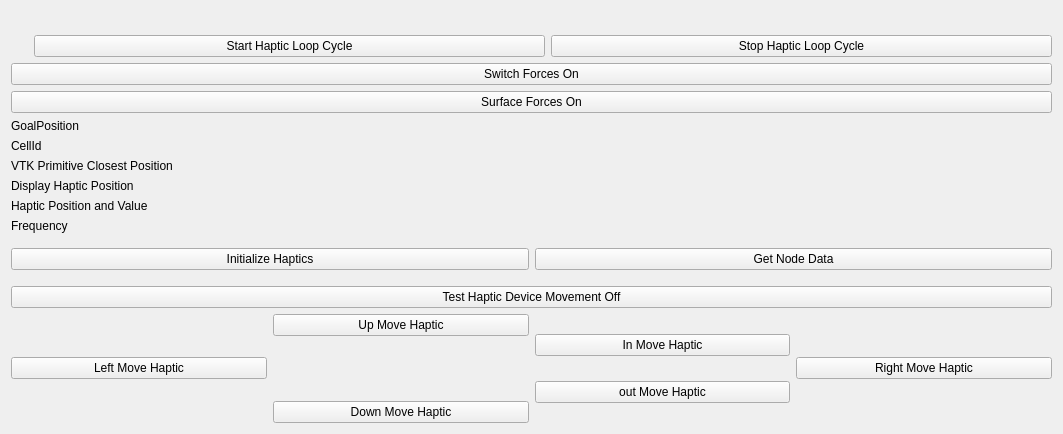
<?xml version="1.0" encoding="UTF-8"?>
<ui version="4.0">
 <class>qSlicerHBVDSciVisPModuleWidget</class>
 <widget class="qSlicerWidget" name="qSlicerHBVDSciVisPModuleWidget">
  <property name="geometry">
   <rect>
    <x>0</x>
    <y>0</y>
    <width>1063</width>
    <height>434</height>
   </rect>
  </property>
  <property name="windowTitle">
   <string>HBVDSciVisP</string>
  </property>
  <layout class="QVBoxLayout" name="verticalLayout">
   <item>
    <spacer name="verticalSpacer_2">
     <property name="orientation">
      <enum>Qt::Vertical</enum>
     </property>
     <property name="sizeHint" stdset="0">
      <size>
       <width>20</width>
       <height>40</height>
      </size>
     </property>
    </spacer>
   </item>
   <item>
    <widget class="ctkCollapsibleButton" name="CTKCollapsibleButton" native="true">
     <property name="text" stdset="0">
      <string>Display</string>
     </property>
     <layout class="QVBoxLayout" name="verticalLayout_3">
      <item>
       <widget class="qSlicerHBVDSciVisPFooBarWidget" name="FooBar" native="true"/>
      </item>
     </layout>
    </widget>
   </item>
   <item>
    <spacer name="verticalSpacer">
     <property name="orientation">
      <enum>Qt::Vertical</enum>
     </property>
     <property name="sizeHint" stdset="0">
      <size>
       <width>20</width>
       <height>40</height>
      </size>
     </property>
    </spacer>
   </item>
   <item>
    <layout class="QVBoxLayout" name="verticalLayout_4">
     <item>
      <layout class="QHBoxLayout" name="horizontalLayout_4">
       <item>
        <layout class="QHBoxLayout" name="horizontalLayout_2">
         <item>
          <layout class="QHBoxLayout" name="horizontalLayout_3"/>
         </item>
         <item>
          <spacer name="horizontalSpacer">
           <property name="orientation">
            <enum>Qt::Horizontal</enum>
           </property>
           <property name="sizeHint" stdset="0">
            <size>
             <width>40</width>
             <height>20</height>
            </size>
           </property>
          </spacer>
         </item>
         <item>
          <widget class="QPushButton" name="btnStartHapticLoopCycle">
           <property name="minimumSize">
            <size>
             <width>511</width>
             <height>0</height>
            </size>
           </property>
           <property name="text">
            <string>Start Haptic Loop Cycle</string>
           </property>
          </widget>
         </item>
         <item>
          <widget class="QPushButton" name="btnStopHapticLoopCycle">
           <property name="minimumSize">
            <size>
             <width>501</width>
             <height>0</height>
            </size>
           </property>
           <property name="text">
            <string>Stop Haptic Loop Cycle</string>
           </property>
          </widget>
         </item>
        </layout>
       </item>
      </layout>
     </item>
    </layout>
   </item>
   <item>
    <widget class="QPushButton" name="btnForcesOnOff">
     <property name="text">
      <string>Switch Forces On</string>
     </property>
     <property name="checkable">
      <bool>true</bool>
     </property>
    </widget>
   </item>
   <item>
    <spacer name="verticalSpacer_3">
     <property name="orientation">
      <enum>Qt::Vertical</enum>
     </property>
     <property name="sizeHint" stdset="0">
      <size>
       <width>20</width>
       <height>40</height>
      </size>
     </property>
    </spacer>
   </item>
   <item>
    <widget class="QPushButton" name="btnTestVTKPrimitiveSurface">
     <property name="text">
      <string>Surface Forces On</string>
     </property>
     <property name="checkable">
      <bool>true</bool>
     </property>
    </widget>
   </item>
   <item>
    <widget class="QLabel" name="lblGoalPosition">
     <property name="text">
      <string>GoalPosition</string>
     </property>
    </widget>
   </item>
   <item>
    <widget class="QLabel" name="lblCellId">
     <property name="text">
      <string>CellId</string>
     </property>
    </widget>
   </item>
   <item>
    <widget class="QLabel" name="lblVTKPrimitiveClosestPosition">
     <property name="text">
      <string>VTK Primitive Closest Position</string>
     </property>
    </widget>
   </item>
   <item>
    <widget class="QLabel" name="lblDisplayHapticPosition">
     <property name="text">
      <string>Display Haptic Position</string>
     </property>
    </widget>
   </item>
   <item>
    <widget class="QLabel" name="lblDisplayHapticPosAndScalarVal">
     <property name="text">
      <string>Haptic Position and Value</string>
     </property>
    </widget>
   </item>
   <item>
    <widget class="QLabel" name="lblRates">
     <property name="text">
      <string>Frequency</string>
     </property>
    </widget>
   </item>
   <item>
    <spacer name="verticalSpacer_7">
     <property name="orientation">
      <enum>Qt::Vertical</enum>
     </property>
     <property name="sizeHint" stdset="0">
      <size>
       <width>20</width>
       <height>40</height>
      </size>
     </property>
    </spacer>
   </item>
   <item>
    <layout class="QVBoxLayout" name="vLayoutDataSelect">
     <item>
      <layout class="QGridLayout" name="gridLayout_2">
       <item row="1" column="0">
        <layout class="QHBoxLayout" name="horizontalLayout_5">
         <item>
          <widget class="QPushButton" name="btnInitializeHaptics">
           <property name="enabled">
            <bool>true</bool>
           </property>
           <property name="text">
            <string>Initialize Haptics</string>
           </property>
          </widget>
         </item>
         <item>
          <widget class="QPushButton" name="btnGetNodeData">
           <property name="text">
            <string>Get Node Data</string>
           </property>
          </widget>
         </item>
        </layout>
       </item>
       <item row="0" column="0">
        <spacer name="verticalSpacer_6">
         <property name="orientation">
          <enum>Qt::Vertical</enum>
         </property>
         <property name="sizeHint" stdset="0">
          <size>
           <width>20</width>
           <height>40</height>
          </size>
         </property>
        </spacer>
       </item>
      </layout>
     </item>
     <item>
      <spacer name="verticalSpacer_4">
       <property name="orientation">
        <enum>Qt::Vertical</enum>
       </property>
       <property name="sizeHint" stdset="0">
        <size>
         <width>20</width>
         <height>40</height>
        </size>
       </property>
      </spacer>
     </item>
    </layout>
   </item>
   <item>
    <widget class="QPushButton" name="btnTestHapticDeviceMovement">
     <property name="text">
      <string>Test Haptic Device Movement Off</string>
     </property>
     <property name="checkable">
      <bool>true</bool>
     </property>
    </widget>
   </item>
   <item>
    <spacer name="verticalSpacer_9">
     <property name="orientation">
      <enum>Qt::Vertical</enum>
     </property>
     <property name="sizeHint" stdset="0">
      <size>
       <width>20</width>
       <height>40</height>
      </size>
     </property>
    </spacer>
   </item>
   <item>
    <spacer name="verticalSpacer_8">
     <property name="orientation">
      <enum>Qt::Vertical</enum>
     </property>
     <property name="sizeHint" stdset="0">
      <size>
       <width>20</width>
       <height>40</height>
      </size>
     </property>
    </spacer>
   </item>
   <item>
    <layout class="QGridLayout" name="gridLayout" columnstretch="0">
     <item row="0" column="0">
      <layout class="QHBoxLayout" name="horizontalLayout">
       <item>
        <widget class="QPushButton" name="btnLeftMoveHaptic">
         <property name="text">
          <string>Left Move Haptic</string>
         </property>
        </widget>
       </item>
       <item>
        <layout class="QHBoxLayout" name="horizontalLayout_7">
         <item>
          <layout class="QVBoxLayout" name="verticalLayout_5">
           <item>
            <widget class="QPushButton" name="btnUpMoveHaptic">
             <property name="text">
              <string>Up Move Haptic</string>
             </property>
            </widget>
           </item>
           <item>
            <spacer name="verticalSpacer_10">
             <property name="orientation">
              <enum>Qt::Vertical</enum>
             </property>
             <property name="sizeHint" stdset="0">
              <size>
               <width>20</width>
               <height>40</height>
              </size>
             </property>
            </spacer>
           </item>
           <item>
            <widget class="QPushButton" name="btnDownMoveHaptic">
             <property name="text">
              <string>Down Move Haptic</string>
             </property>
            </widget>
           </item>
          </layout>
         </item>
        </layout>
       </item>
       <item>
        <layout class="QVBoxLayout" name="verticalLayout_2">
         <item>
          <spacer name="verticalSpacer_12">
           <property name="orientation">
            <enum>Qt::Vertical</enum>
           </property>
           <property name="sizeHint" stdset="0">
            <size>
             <width>20</width>
             <height>40</height>
            </size>
           </property>
          </spacer>
         </item>
         <item>
          <widget class="QPushButton" name="btnInMoveHaptic">
           <property name="text">
            <string>In Move Haptic</string>
           </property>
          </widget>
         </item>
         <item>
          <spacer name="verticalSpacer_11">
           <property name="orientation">
            <enum>Qt::Vertical</enum>
           </property>
           <property name="sizeHint" stdset="0">
            <size>
             <width>20</width>
             <height>40</height>
            </size>
           </property>
          </spacer>
         </item>
         <item>
          <widget class="QPushButton" name="btnOutMoveHaptic">
           <property name="text">
            <string>out Move Haptic</string>
           </property>
          </widget>
         </item>
         <item>
          <spacer name="verticalSpacer_13">
           <property name="orientation">
            <enum>Qt::Vertical</enum>
           </property>
           <property name="sizeHint" stdset="0">
            <size>
             <width>20</width>
             <height>40</height>
            </size>
           </property>
          </spacer>
         </item>
        </layout>
       </item>
       <item>
        <widget class="QPushButton" name="btnRightMoveHaptic">
         <property name="text">
          <string>Right Move Haptic</string>
         </property>
        </widget>
       </item>
      </layout>
     </item>
    </layout>
   </item>
   <item>
    <spacer name="verticalSpacer_5">
     <property name="orientation">
      <enum>Qt::Vertical</enum>
     </property>
     <property name="sizeHint" stdset="0">
      <size>
       <width>20</width>
       <height>40</height>
      </size>
     </property>
    </spacer>
   </item>
  </layout>
 </widget>
 <customwidgets>
  <customwidget>
   <class>qSlicerWidget</class>
   <extends>QWidget</extends>
   <header>qSlicerWidget.h</header>
   <container>1</container>
  </customwidget>
  <customwidget>
   <class>ctkCollapsibleButton</class>
   <extends>QWidget</extends>
   <header>ctkCollapsibleButton.h</header>
   <container>1</container>
  </customwidget>
  <customwidget>
   <class>qSlicerHBVDSciVisPFooBarWidget</class>
   <extends>QWidget</extends>
   <header>qSlicerHBVDSciVisPFooBarWidget.h</header>
   <container>1</container>
  </customwidget>
 </customwidgets>
 <resources/>
 <connections>
  <connection>
   <sender>btnStartHapticLoopCycle</sender>
   <signal>clicked()</signal>
   <receiver>qSlicerHBVDSciVisPModuleWidget</receiver>
   <slot>onbtnStartHapticLoopCycle()</slot>
   <hints>
    <hint type="sourcelabel">
     <x>262</x>
     <y>161</y>
    </hint>
    <hint type="destinationlabel">
     <x>262</x>
     <y>159</y>
    </hint>
   </hints>
  </connection>
  <connection>
   <sender>btnStopHapticLoopCycle</sender>
   <signal>clicked()</signal>
   <receiver>qSlicerHBVDSciVisPModuleWidget</receiver>
   <slot>onbtnStopHapticLoopCycle()</slot>
   <hints>
    <hint type="sourcelabel">
     <x>262</x>
     <y>293</y>
    </hint>
    <hint type="destinationlabel">
     <x>262</x>
     <y>159</y>
    </hint>
   </hints>
  </connection>
  <connection>
   <sender>btnGetNodeData</sender>
   <signal>clicked()</signal>
   <receiver>qSlicerHBVDSciVisPModuleWidget</receiver>
   <slot>onGetNodeData()</slot>
   <hints>
    <hint type="sourcelabel">
     <x>262</x>
     <y>246</y>
    </hint>
    <hint type="destinationlabel">
     <x>262</x>
     <y>159</y>
    </hint>
   </hints>
  </connection>
  <connection>
   <sender>btnInitializeHaptics</sender>
   <signal>clicked()</signal>
   <receiver>qSlicerHBVDSciVisPModuleWidget</receiver>
   <slot>onInitializeHaptics()</slot>
   <hints>
    <hint type="sourcelabel">
     <x>262</x>
     <y>20</y>
    </hint>
    <hint type="destinationlabel">
     <x>262</x>
     <y>159</y>
    </hint>
   </hints>
  </connection>
  <connection>
   <sender>btnLeftMoveHaptic</sender>
   <signal>clicked()</signal>
   <receiver>qSlicerHBVDSciVisPModuleWidget</receiver>
   <slot>onbtnLeftMoveHaptic()</slot>
   <hints>
    <hint type="sourcelabel">
     <x>137</x>
     <y>961</y>
    </hint>
    <hint type="destinationlabel">
     <x>524</x>
     <y>587</y>
    </hint>
   </hints>
  </connection>
  <connection>
   <sender>btnRightMoveHaptic</sender>
   <signal>clicked()</signal>
   <receiver>qSlicerHBVDSciVisPModuleWidget</receiver>
   <slot>onbtnRightMoveHaptic()</slot>
   <hints>
    <hint type="sourcelabel">
     <x>912</x>
     <y>961</y>
    </hint>
    <hint type="destinationlabel">
     <x>524</x>
     <y>587</y>
    </hint>
   </hints>
  </connection>
  <connection>
   <sender>btnUpMoveHaptic</sender>
   <signal>clicked()</signal>
   <receiver>qSlicerHBVDSciVisPModuleWidget</receiver>
   <slot>onbtnUpMoveHaptic()</slot>
   <hints>
    <hint type="sourcelabel">
     <x>395</x>
     <y>879</y>
    </hint>
    <hint type="destinationlabel">
     <x>524</x>
     <y>587</y>
    </hint>
   </hints>
  </connection>
  <connection>
   <sender>btnDownMoveHaptic</sender>
   <signal>clicked()</signal>
   <receiver>qSlicerHBVDSciVisPModuleWidget</receiver>
   <slot>onbtnDownMoveHaptic()</slot>
   <hints>
    <hint type="sourcelabel">
     <x>395</x>
     <y>1044</y>
    </hint>
    <hint type="destinationlabel">
     <x>524</x>
     <y>587</y>
    </hint>
   </hints>
  </connection>
  <connection>
   <sender>btnInMoveHaptic</sender>
   <signal>clicked()</signal>
   <receiver>qSlicerHBVDSciVisPModuleWidget</receiver>
   <slot>onbtnInMoveHaptic()</slot>
   <hints>
    <hint type="sourcelabel">
     <x>654</x>
     <y>924</y>
    </hint>
    <hint type="destinationlabel">
     <x>524</x>
     <y>587</y>
    </hint>
   </hints>
  </connection>
  <connection>
   <sender>btnOutMoveHaptic</sender>
   <signal>clicked()</signal>
   <receiver>qSlicerHBVDSciVisPModuleWidget</receiver>
   <slot>onbtnOutMoveHaptic()</slot>
   <hints>
    <hint type="sourcelabel">
     <x>654</x>
     <y>999</y>
    </hint>
    <hint type="destinationlabel">
     <x>524</x>
     <y>587</y>
    </hint>
   </hints>
  </connection>
  <connection>
   <sender>btnForcesOnOff</sender>
   <signal>clicked(bool)</signal>
   <receiver>qSlicerHBVDSciVisPModuleWidget</receiver>
   <slot>onbtnForcesOnOffClicked(bool)</slot>
   <hints>
    <hint type="sourcelabel">
     <x>527</x>
     <y>101</y>
    </hint>
    <hint type="destinationlabel">
     <x>527</x>
     <y>159</y>
    </hint>
   </hints>
  </connection>
  <connection>
   <sender>btnTestHapticDeviceMovement</sender>
   <signal>clicked(bool)</signal>
   <receiver>qSlicerHBVDSciVisPModuleWidget</receiver>
   <slot>onbtnTestHapticDeviceMovementClicked(bool)</slot>
   <hints>
    <hint type="sourcelabel">
     <x>527</x>
     <y>227</y>
    </hint>
    <hint type="destinationlabel">
     <x>527</x>
     <y>176</y>
    </hint>
   </hints>
  </connection>
  <connection>
   <sender>btnTestVTKPrimitiveSurface</sender>
   <signal>clicked(bool)</signal>
   <receiver>qSlicerHBVDSciVisPModuleWidget</receiver>
   <slot>onbtnTestVTKPrimitiveSurfaceClicked(bool)</slot>
   <hints>
    <hint type="sourcelabel">
     <x>531</x>
     <y>60</y>
    </hint>
    <hint type="destinationlabel">
     <x>531</x>
     <y>205</y>
    </hint>
   </hints>
  </connection>
 </connections>
</ui>
